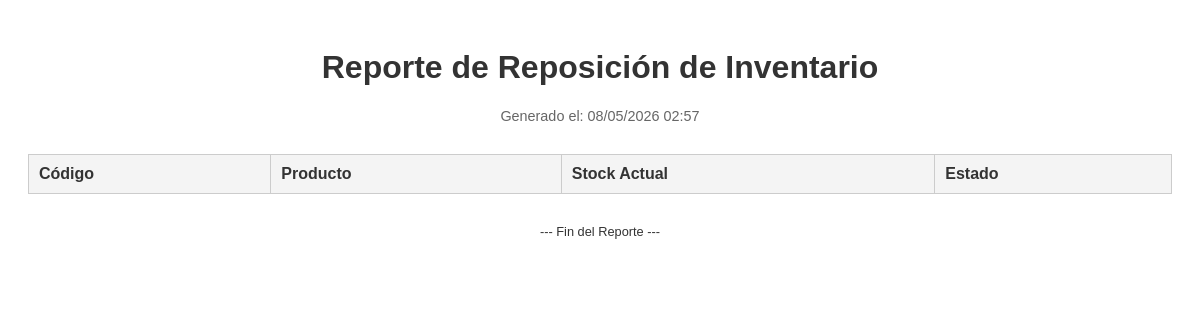
/Gestion_ventas/reporte_stock_bajo.php (signed in), run on an earlier commit of the app's database.
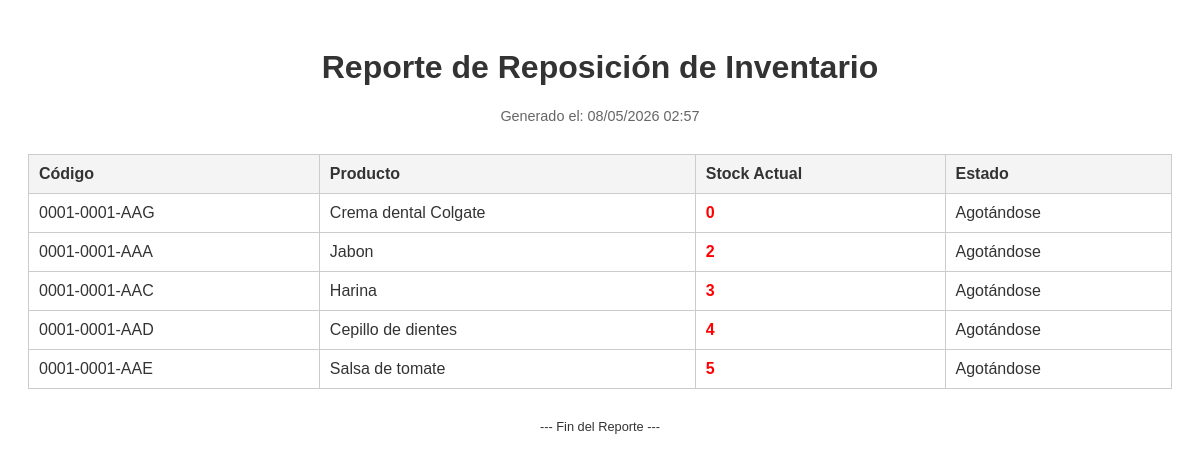
And on a later commit of the database.
### tables this page shows
CREATE TABLE `productos` (
  `id` int(11) NOT NULL,
  `codigo` varchar(50) DEFAULT NULL,
  `nombre` varchar(100) NOT NULL,
  `categoria` varchar(50) DEFAULT NULL,
  `descripcion` text DEFAULT NULL,
  `precio` decimal(10,2) NOT NULL,
  `stock` int(11) NOT NULL,
  `id_usuario` int(11) DEFAULT NULL,
  `creado_en` timestamp NOT NULL DEFAULT current_timestamp(),
  `estado` int(11) DEFAULT 1,
  `marca` varchar(100) DEFAULT NULL
);

### Gestion_ventas/reporte_stock_bajo.php (the view, shortened to what this page needs)
<?php
include 'config/db.php';
$sql = "SELECT codigo, nombre, stock FROM productos WHERE stock <= 5 ORDER BY stock ASC";
$res = $conn->query($sql);
?>
<!DOCTYPE html>
<html lang="es">
<head>
</head>
<body onload="window.print()">
    <div class="header">
        <h1>Reporte de Reposición de Inventario</h1>
        <p class="fecha">Generado el: <?php echo date('d/m/Y H:i'); ?></p>
    </div>
    <table>
        <thead>
            <tr>
                <th>Código</th>
                <th>Producto</th>
                <th>Stock Actual</th>
                <th>Estado</th>
            </tr>
        </thead>
        <tbody>
            <?php while($row = $res->fetch_assoc()): ?>
            <tr>
                <td><?php echo $row['codigo']; ?></td>
                <td><?php echo $row['nombre']; ?></td>
                <td style="color: red; font-weight: bold;"><?php echo $row['stock']; ?></td>
                <td>Agotándose</td>
            </tr>
            <?php endwhile; ?>
        </tbody>
    </table>
    <p style="margin-top: 30px; font-size: 0.8rem; text-align: center;">--- Fin del Reporte ---</p>
</body>
</html>

### Gestion_ventas/reporte_stock_bajo.php (style rules this page uses)
body { font-family: sans-serif; color: #333; padding: 20px; }
table { width: 100%; border-collapse: collapse; margin-top: 20px; }
th, td { border: 1px solid #ccc; padding: 10px; text-align: left; }
th { background: #f4f4f4; }
.header { text-align: center; margin-bottom: 30px; }
.fecha { font-size: 0.9rem; color: #666; }

What changed in the data, as far as the page shows it:
added productos: codigo "0001-0001-AAG", nombre "Crema dental Colgate", stock "0"
added productos: codigo "0001-0001-AAA", nombre "Jabon", stock "2"
added productos: codigo "0001-0001-AAC", nombre "Harina", stock "3"
added productos: codigo "0001-0001-AAD", nombre "Cepillo de dientes", stock "4"
added productos: codigo "0001-0001-AAE", nombre "Salsa de tomate", stock "5"
